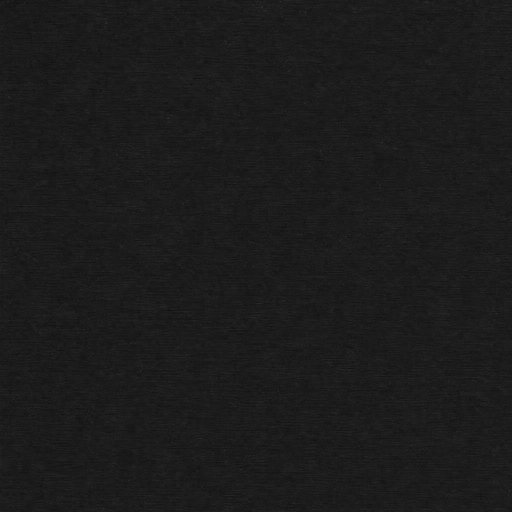
#> input picture tools/ui-ai-src/card_inner.png, 512 x 512 px, found by its file name
$ python -i gen_ui_assets_ai.py   (imports and definitions only)
#> lines starting #> are read from the running program, lines starting #| are printed output that depends on the picture
"""
Project S — UI 素材合成器（AI 材质 + 精确几何）

三段流程，本脚本是第三段：

    APIMart 出图            前期处理                本脚本
  _Inbox/ui-ai-raw/  ──►  _Inbox/ui-ai-src/  ──►  Assets/_Game/Res/Texture/UI/
  （RGB、黑底、4~8MB）      （抠图、尺寸、质量门）      （几何 + 9-slice）

分工（这是本脚本存在的理由）：
  · APIMart 负责**材质**：金属拉丝的微观起伏、能量条的细丝、图标的字形。
    这些是"手感"，程序化画不出来，AI 画得好。
  · 前期处理负责**抠图与规范化**：黑底转 alpha、颜色反解去黑边、降尺寸。
  · 本脚本负责**几何**：圆角半径、描边宽度、9-slice 安全区。
    这些必须像素级确定 —— 模型生成的圆角半径每次都不一样，
    而 9-slice 拉伸对半径极敏感（半径 > 边距就会把圆角拉成椭圆）。

所以不要"让 AI 直接画按钮"。按钮里模型还会顺手画出假文字和假图标，
而且边距对不上，进 Unity 一拉伸就变形。

前置条件：输入必须是 tools/preprocess_ui_assets.py 处理过的素材。
直接喂 APIMart 原图会得到黑底方块（原图没有 alpha），所以这里先校验。

输入：_Inbox/ui-ai-src/*.png（预处理产物，已抠图）
输出：Assets/_Game/Res/Texture/UI/*.png（覆盖同名文件，.meta 保留原 GUID，引用不断）

用法（工程根目录）：
  python tools/preprocess_ui_assets.py              # 第一步：抠图/规范化
  python tools/gen_ui_assets_ai.py                  # 第二步：合成
  python tools/gen_ui_assets_ai.py --only btn,bar   # 只合成某一类
  python tools/gen_ui_assets_ai.py --list           # 看有哪些类
"""

import argparse
import json
import math
import os
import sys

from PIL import Image, ImageDraw, ImageFilter

HERE = os.path.dirname(os.path.abspath(__file__))
PROJ = os.path.dirname(HERE)
# 未处理资产统一放工程根的 _Inbox/（不入库，见 _Inbox/README.md）
INBOX = os.path.join(PROJ, "_Inbox")
SRC = os.path.join(INBOX, "ui-ai-src")
REPORT = os.path.join(HERE, "ui-preprocess.json")
OUT = os.path.join(PROJ, "Assets", "_Game", "Res", "Texture", "UI")

# ---------------- 素材分类（与 Assets/_Game/View/UiAssets.cs 的 Catalog 一致）----------------
# 依据是「这张图服务几个地方」，不是「它长什么样」。规范见枢纽
# `docs/ui-asset-taxonomy.md`。新增素材时：① 放进对应分类目录 ② 在 UiAssets.Catalog 登记。
SPRITES = OUT
CAT_DIRS = {
    "Common": os.path.join(SPRITES, "Common"),
    "Frame":  os.path.join(SPRITES, "Frame"),
    "Widget": os.path.join(SPRITES, "Widget"),
    "Tag":    os.path.join(SPRITES, "Tag"),
    "Icon":   os.path.join(SPRITES, "Icon"),
    # 配件图标按数据 id 取图，单独一层
    "Items":  os.path.join(SPRITES, "Icon", "Items"),
}


def cat_dir(name):
    """素材名 → 目标目录。未登记直接抛错，避免素材又落回扁平根目录。"""
    d = CATEGORY.get(name)
    if d is None:
        raise KeyError("素材未登记分类: %s（见 UiAssets.Catalog）" % name)
    return CAT_DIRS[d]


# 与 C# 的 UiAssets.Catalog 是同一份清单。改一边必须改另一边 ——
# 之所以不能共享文件：Runner 侧不能读 C#，C# 侧不能读 Python。
# 校验办法：跑一次 `python tools/audit_ui_taxonomy.py`（比对两边与磁盘）。
CATEGORY = {}
# [16 lines not run here, left out]

# ---------------- 调色板（art-style.md §2/§4，与 panel.png 一致）----------------

EDGE = (86, 96, 112, 255)
CYAN = (47, 143, 216, 255)
CYAN_HI = (120, 214, 255, 255)
AMBER = (232, 163, 61, 255)
RED = (224, 71, 76, 255)
WHITE = (240, 244, 250, 255)

# 9-slice 边距必须与 SAssetPostprocessor.BorderFor 完全一致。
# 两边一旦不同步，圆角会被拉成椭圆或描边变粗 —— 这类问题只在拉伸时出现，
# 在 1:1 预览里看不出来，所以这里直接写死并在生成时按真实控件尺寸校验。
#
# 关键：这些数值是按**控件真实像素**倒推的，不是按贴图尺寸。
# 例：HUD 的 XP 条控件只有 360x14，若边距给 24，上下 24+24=48 会吃光 14 的高度，
# Unity 钳制后圆角变直角、描边糊成一条。贴图 512x96 再大也救不了。
BORDERS = {
    "btn_primary": (16, 14, 16, 14),        # 最小控件 108x40（背包 BuyButton）
    "btn_danger": (16, 14, 16, 14),
    "bar_bg": (3, 3, 3, 3),                 # 最小控件 360x14（HUD 的 XP 条）
    "slot_empty": (18, 18, 18, 18),         # 最小控件 60x84（ChainRow.Tail）
    "slot_filled": (6, 6, 6, 6),            # 最小控件 20x20（Menu.BadgeBack）
    "panel": (20, 20, 20, 20),              # 最小控件 380x228（VolumePanel）
    # ---- 老素材：预处理直接产出最终图，边距同样必须在两边对齐 ----
    "card_frame": (10, 10, 10, 10),         # 最小控件 150x84（ItemCard），圆角 6
    # 卡片内衬：最小控件是 ItemCard 内缩 4 后的 142x76，圆角 5 ⇒ 边距 8 够包住弧
    "card_inner": (8, 8, 8, 8),
    "banner": (24, 24, 24, 24),             # 最小控件 720x88，圆角 22（硬下限）
    "bar_frame": (16, 16, 16, 16),          # 无引用；圆角 15，服务 >=40 高控件
}

# 每个素材在 prefab 里的最小控件尺寸（宽,高）。改 prefab 布局时要同步改这里。
MIN_RECT = {
    "btn_primary": (108, 40),
    "btn_danger": (340, 70),
    "bar_bg": (360, 14),
    "slot_empty": (60, 84),
    "slot_filled": (20, 20),
    "panel": (380, 228),
    "card_frame": (150, 84),
    "card_inner": (142, 76),
    "banner": (720, 88),
    "bar_frame": (60, 40),
}

# 圆角半径。硬规则：radius <= min(border_lr, border_tb)，
# 否则 9-slice 会把圆角切开，角上出现一小块被拉平的直角。
RADIUS = {
    "btn": 12,
    "bar": 3,
    "slot_empty": 18,
    "slot_filled": 6,
    "tag": 1,
    "panel": 12,
}


# ---------------- 材质工具 ----------------

_cache = {}
_report = None


def load_report():
    """读取预处理回执。缺失说明没跑过前期处理 —— 直接拒绝，不要静默降级。"""
    global _report
    if _report is not None:
        return _report
    try:
        with open(REPORT, "r", encoding="utf-8") as f:
#> (reads tools/ui-preprocess.json from the repository)
            _report = json.load(f)
    except Exception:
        _report = {}
    return _report


def src(name):
    if name in _cache:
        return _cache[name]
    p = os.path.join(SRC, name + ".png")
    if not os.path.isfile(p):
        raise SystemExit(
            "缺少预处理素材：%s\n"
            "先跑：python tools\\preprocess_ui_assets.py\n"
            "（不要直接把 APIMart 原图拷进来 —— 原图是黑底无 alpha，会变成黑方块）" % p)

    rep = load_report()
    if name not in rep:
        raise SystemExit(
            "素材 %s 没有预处理回执（tools/ui-preprocess.json 里没有记录）。\n"
            "先跑：python tools\\preprocess_ui_assets.py" % name)
    if rep[name].get("ok") is False:
        raise SystemExit(
            "素材 %s 没通过前期处理的质量门，不能进引擎。\n"
            "先跑：python tools\\preprocess_ui_assets.py  看清问题再修" % name)

    im = Image.open(p).convert("RGBA")
    _cache[name] = im
    return im


def material(name, w, h, sat=0.0, bright=1.0, contrast=1.0):
    """把 AI 材质裁成目标尺寸并做轻度调色。

    sat=0 表示去色：AI 出的金属常带一点暖偏，这里统一拉到中性，
    避免按钮比面板"黄"一档（视觉上像两套资产）。
    """
    im = src(name).resize((w, h), Image.LANCZOS, box=None)
#> im: PIL image 256x256 RGBA
    px = im.load()
    for y in range(h):
        for x in range(w):
            r, g, b, a = px[x, y]
            # 去色：按亮度重组
            if sat < 1.0:
                lum = 0.299 * r + 0.587 * g + 0.114 * b
                r = r * sat + lum * (1 - sat)
                g = g * sat + lum * (1 - sat)
                b = b * sat + lum * (1 - sat)
            # 对比：围绕中灰 128 展开
            if contrast != 1.0:
                r = 128 + (r - 128) * contrast
                g = 128 + (g - 128) * contrast
                b = 128 + (b - 128) * contrast
            r *= bright
            g *= bright
            b *= bright
            px[x, y] = (clamp(r), clamp(g), clamp(b), a)
    return im


def clamp(v):
    return 0 if v < 0 else (255 if v > 255 else int(v))


def rounded_mask(w, h, r):
#> called with w = 256, h = 256, r = 5
    m = Image.new("L", (w, h), 0)
#> m: PIL image 256x256 L; every value is 0
    ImageDraw.Draw(m).rounded_rectangle([0, 0, w - 1, h - 1], radius=r, fill=255)
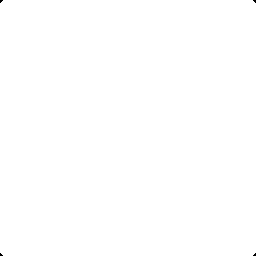
#> m: PIL image 256x256 L; 100% white; 4 black regions (4 under 20 px)
    return m


def apply_mask(img, mask):
    img.putalpha(mask)
    return img


# [18 lines left out: function inner_glow, not called in this run]


def hard_line(img, box, radius, color, width):
    ImageDraw.Draw(img).rounded_rectangle(box, radius=radius, outline=color, width=width)


# [255 lines left out: functions corner_ticks, scanline_shade, cut_corners, glyph, make_btn, make_bar_bg and 4 more, not called in this run]


def make_card_inner(name):
    """卡片内衬：暗色材质 + 圆角 + 内缩细边。

    它替换的是预制体里 `Pic("Inner", ..., 纯色)` 那块纯色底。
    纯色底的问题不是"难看"，而是**和卡片框的材质不是同一套**：
    框是 AI 金属、内部是 0.06/0.08/0.11 的死平色，两者贴在一起会露出接缝感。

    几何：内衬要缩进框内 4px，圆角必须 <= 框圆角(10) - 内缩(4) = 6，取 5。
    9-slice 用 8：内衬最小控件是 ItemCard 的 142×76（150×84 内缩 4），
    8+8=16 远小于该尺寸，中间区 126×60 足够拉伸。
    """
    w = h = 256
    r = 5

    base = material("card_inner", w, h, sat=0.0, bright=1.0, contrast=1.0)
    img = apply_mask(base, rounded_mask(w, h, r))

    # 极淡的内阴影压边：让内衬看起来是"凹进去"的，而不是浮在框上
    shade = Image.new("RGBA", (w, h), (0, 0, 0, 0))
#> shade: PIL image 256x256 RGBA; every value is 0
    ImageDraw.Draw(shade).rounded_rectangle([0, 0, w - 1, h - 1], radius=r,
                                            outline=(0, 0, 0, 90), width=3)
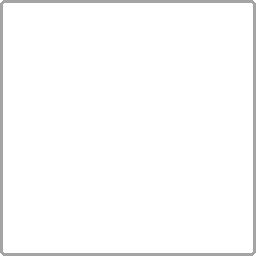
#> shade: PIL image 256x256 RGBA; mean R, G, B, A 0, 0, 0, 4.1; transparent parts drawn white
    img.alpha_composite(shade.filter(ImageFilter.GaussianBlur(3)))

    # 1px 冷色细边：和框的描边同色系，衔接才不突兀
    hard_line(img, [1, 1, w - 2, h - 2], r, EDGE, 1)

    img.save(os.path.join(cat_dir(name), name + ".png"))
    return img


# [63 lines left out: functions make_hit_marker, make_vignette, make_icon, make_icon_frame, not called in this run]


# ---------------- 配件圆形图标 ----------------

# 25 个配件的 id → (中文名, 字形源图)。与 sdata.json 一一对应，
# 缺任何一个，"所有配件都有图标"这条就不成立（自检会点名）。
ITEM_ICONS = [
    # ---- 子弹配件（17）----
    ("std", "item_std"), ("light", "item_light"), ("pellet", "item_pellet"),
    ("ap", "item_ap"), ("laser", "item_laser"), ("grenade", "item_grenade"),
    ("bouncer", "item_bouncer"), ("missile", "item_missile"), ("mine", "item_mine"),
    ("shock", "item_shock"), ("chain", "item_chain"), ("saw", "item_saw"),
    ("flame", "item_flame"), ("hole", "item_hole"),
    ("trigger", "item_trigger"), ("timer", "item_timer"), ("expire", "item_expire"),

    # ---- 作用于子弹的衍生件（13）----
    ("dmg", "item_dmg"), ("heavy", "item_heavy"), ("speed", "item_speed"),
    ("pierce", "item_pierce"), ("explode", "item_explode"), ("homing", "item_homing"),
    ("bounce", "item_bounce"), ("burn", "item_burn"), ("frost", "item_frost"),
    ("giant", "item_giant"), ("crit", "item_crit"), ("scatter", "item_scatter"),
    ("thrift", "item_thrift"),

    # ---- 枪械向衍生件（9）----
    ("g_mag", "item_g_mag"), ("g_reload", "item_g_reload"), ("g_rapid", "item_g_rapid"),
    ("g_stable", "item_g_stable"), ("g_recycle", "item_g_recycle"),
    ("g_parallel", "item_g_parallel"), ("g_leech", "item_g_leech"),
    ("g_double", "item_g_double"), ("g_triple", "item_g_triple"),
]


# [68 lines left out: function make_item_icon, not called in this run]


# ---------------- 主流程 ----------------

GROUPS = {
    "btn": ["btn_primary", "btn_danger"],
    "bar": ["bar_bg", "bar_fill_hp", "bar_fill_xp", "bar_fill_boss", "bar_fill_threat"],
    "slot": ["slot_empty", "slot_filled"],
    "icon": ["icon_frame", "icon_lock", "icon_check", "icon_arrow"],
    "misc": ["divider", "hit_marker", "vignette_damage", "crosshair"],
    "card": ["card_inner"],
    # 25 个配件圆形图标：每件一张，名字统一为 item_<id>
    "items": ["item_" + i for i, _ in ITEM_ICONS],
}


# [129 lines left out: functions build, border_safe, coverage, main, not called in this run]


# [2 lines not run here, left out]

#> (the run stopped early here; a loop or call above may not have finished)
